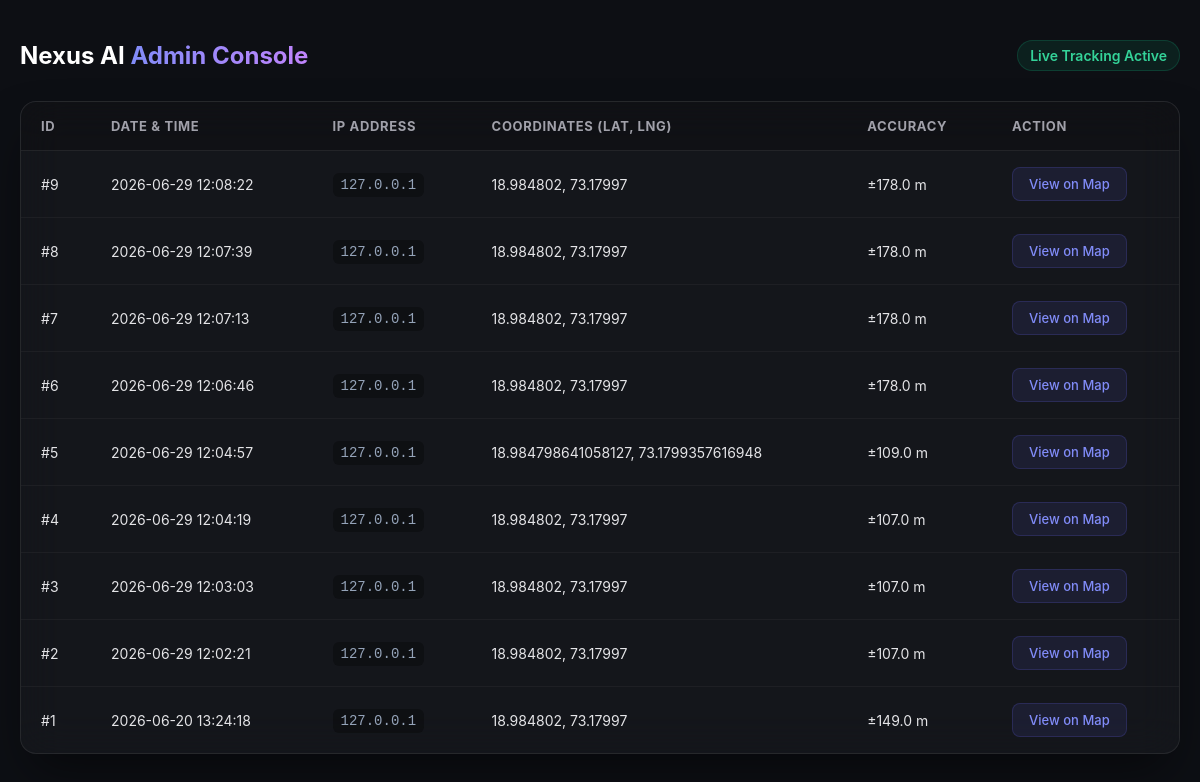
The page /admin on the database its author committed.
### tables this page shows
CREATE TABLE locations (
            id INTEGER PRIMARY KEY AUTOINCREMENT,
            latitude REAL,
            longitude REAL,
            accuracy REAL,
            ip_address TEXT,
            created_at TEXT
        );

### app.py (the view)
@app.route("/admin")
def admin():
    conn = sqlite3.connect(DATABASE)
    cursor = conn.cursor()
    cursor.execute("""
        SELECT *
        FROM locations
        ORDER BY id DESC
    """)
    rows = cursor.fetchall()
    conn.close()
    return render_template("admin.html", rows=rows)

### templates/admin.html (shortened to what this page needs)
<!DOCTYPE html>
<html lang="en">
<head>
</head>
<body>
    <div class="header">
        <h1>Nexus AI <span class="highlight">Admin Console</span></h1>
        <div class="badge">Live Tracking Active</div>
    </div>
    <div class="table-container">
        <table>
            <thead>
                <tr>
                    <th>ID</th>
                    <th>Date & Time</th>
                    <th>IP Address</th>
                    <th>Coordinates (Lat, Lng)</th>
                    <th>Accuracy</th>
                    <th>Action</th>
                </tr>
            </thead>
            <tbody>
                {% for row in rows %}
                <tr>
                    <td>#{{ row[0] }}</td>
                    <td>{{ row[5] }}</td>
                    <td><span class="ip-address">{{ row[4] }}</span></td>
                    <td>{{ row[1] }}, {{ row[2] }}</td>
                    <td>±{{ row[3] }} m</td>
                    <td>
                        <a
                            href="https://www.google.com/maps?q={{ row[1] }},{{ row[2] }}"
                            target="_blank"
                            class="btn-map">
                            View on Map
                        </a>
                    </td>
                </tr>
                {% endfor %}
            </tbody>
        </table>
    </div>
</body>
</html>

### templates/admin.html (style rules this page uses)
* { margin: 0; padding: 0; box-sizing: border-box; font-family: 'Inter', -apple-system, BlinkMacSystemFont, "Segoe UI", Roboto, sans-serif; }
body { background-color: #0d0f14; color: #ffffff; padding: 40px 20px; min-height: 100vh; }
.header { max-width: 1200px; margin: 0 auto 30px auto; display: flex; justify-content: space-between; align-items: center; }
.header h1 { font-size: 24px; font-weight: 700; }
.highlight { background: linear-gradient(90deg, #818cf8, #c084fc); -webkit-background-clip: text; -webkit-text-fill-color: transparent; }
.badge { background: rgba(16, 185, 129, 0.1); color: #34d399; padding: 6px 12px; border-radius: 20px; font-size: 14px; font-weight: 600; border: 1px solid rgba(16, 185, 129, 0.2); }
.table-container { max-width: 1200px; margin: 0 auto; background: rgba(255, 255, 255, 0.03); backdrop-filter: blur(20px); border: 1px solid rgba(255, 255, 255, 0.08); border-radius: 16px; overflow: hidden; box-shadow: 0 25px 50px -12px rgba(0, 0, 0, 0.5); }
table { width: 100%; border-collapse: collapse; text-align: left; }
th { background: rgba(0, 0, 0, 0.2); color: #a1a1aa; padding: 16px 20px; font-size: 13px; text-transform: uppercase; letter-spacing: 0.05em; border-bottom: 1px solid rgba(255, 255, 255, 0.08); }
td { padding: 16px 20px; font-size: 14px; color: #e4e4e7; border-bottom: 1px solid rgba(255, 255, 255, 0.04); vertical-align: middle; }
tr:last-child td { border-bottom: none; }
.ip-address { font-family: monospace; color: #94a3b8; background: rgba(0,0,0,0.3); padding: 4px 8px; border-radius: 6px; }
.btn-map { display: inline-block; text-decoration: none; background: rgba(99, 102, 241, 0.1); color: #818cf8; padding: 8px 16px; border-radius: 8px; font-weight: 500; font-size: 13px; border: 1px solid rgba(99, 102, 241, 0.2); transition: all 0.2s ease; }

### rows shown on the page
locations: id "9", created_at "2026-06-29 12:08:22", ip_address "127.0.0.1", latitude "18.984802", longitude "73.17997", accuracy "178.0"
locations: id "8", created_at "2026-06-29 12:07:39", ip_address "127.0.0.1", latitude "18.984802", longitude "73.17997", accuracy "178.0"
locations: id "7", created_at "2026-06-29 12:07:13", ip_address "127.0.0.1", latitude "18.984802", longitude "73.17997", accuracy "178.0"
locations: id "6", created_at "2026-06-29 12:06:46", ip_address "127.0.0.1", latitude "18.984802", longitude "73.17997", accuracy "178.0"
locations: id "5", created_at "2026-06-29 12:04:57", ip_address "127.0.0.1", latitude "18.984798641058127", longitude "73.1799357616948", accuracy "109.0"
locations: id "4", created_at "2026-06-29 12:04:19", ip_address "127.0.0.1", latitude "18.984802", longitude "73.17997", accuracy "107.0"
locations: id "3", created_at "2026-06-29 12:03:03", ip_address "127.0.0.1", latitude "18.984802", longitude "73.17997", accuracy "107.0"
locations: id "2", created_at "2026-06-29 12:02:21", ip_address "127.0.0.1", latitude "18.984802", longitude "73.17997", accuracy "107.0"
locations: id "1", created_at "2026-06-20 13:24:18", ip_address "127.0.0.1", latitude "18.984802", longitude "73.17997", accuracy "149.0"
